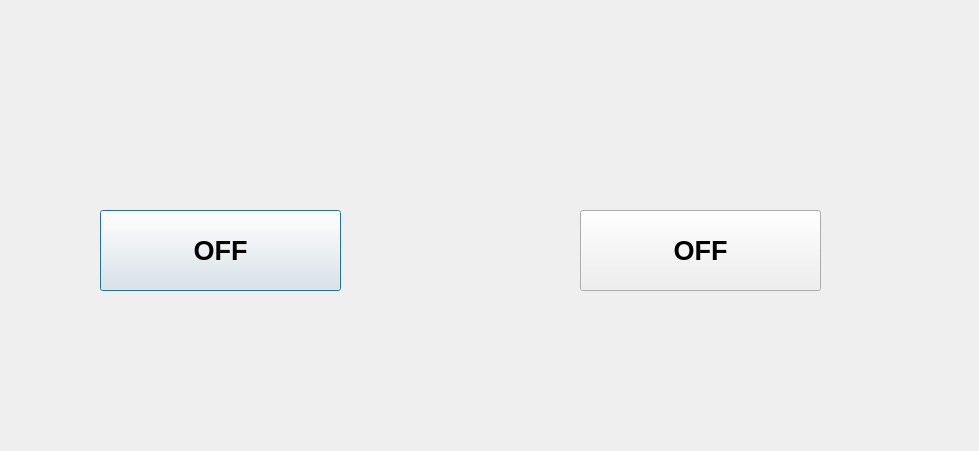
<?xml version="1.0" encoding="UTF-8"?>
<ui version="4.0">
 <class>Dialog</class>
 <widget class="QDialog" name="Dialog">
  <property name="geometry">
   <rect>
    <x>0</x>
    <y>0</y>
    <width>979</width>
    <height>451</height>
   </rect>
  </property>
  <property name="windowTitle">
   <string>Dialog</string>
  </property>
  <widget class="QPushButton" name="btn_led">
   <property name="geometry">
    <rect>
     <x>100</x>
     <y>210</y>
     <width>241</width>
     <height>81</height>
    </rect>
   </property>
   <property name="font">
    <font>
     <pointsize>20</pointsize>
     <bold>true</bold>
    </font>
   </property>
   <property name="text">
    <string>OFF</string>
   </property>
  </widget>
  <widget class="QLabel" name="status_led">
   <property name="geometry">
    <rect>
     <x>80</x>
     <y>130</y>
     <width>401</width>
     <height>61</height>
    </rect>
   </property>
   <property name="text">
    <string/>
   </property>
  </widget>
  <widget class="QPushButton" name="btn_motor">
   <property name="geometry">
    <rect>
     <x>580</x>
     <y>210</y>
     <width>241</width>
     <height>81</height>
    </rect>
   </property>
   <property name="font">
    <font>
     <pointsize>20</pointsize>
     <bold>true</bold>
    </font>
   </property>
   <property name="text">
    <string>OFF</string>
   </property>
  </widget>
  <widget class="QLabel" name="status_motor">
   <property name="geometry">
    <rect>
     <x>560</x>
     <y>130</y>
     <width>401</width>
     <height>61</height>
    </rect>
   </property>
   <property name="text">
    <string/>
   </property>
  </widget>
 </widget>
 <resources/>
 <connections/>
</ui>
